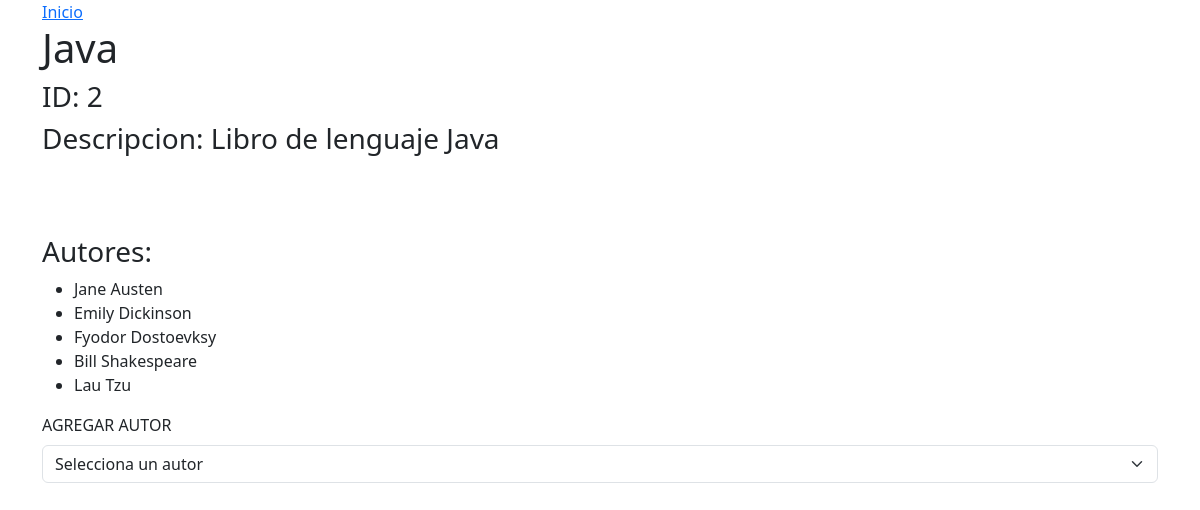
Screenshot of /libro_info/2 with the database file from the repository.
### books_authors_app/models.py (models this page shows, shortened)
class Book(models.Model):
    title = models.CharField(max_length=255)
    desc = models.TextField(max_length=255)
    created_at = models.DateTimeField(auto_now_add=True)
    updated_at = models.DateTimeField(auto_now=True)

class Author(models.Model):
    first_name = models.CharField(max_length=255)
    last_name = models.CharField(max_length=255)
    notas = models.TextField(max_length=255)
    books = models.ManyToManyField(Book, related_name="authors")
    created_at = models.DateTimeField(auto_now_add=True)
    updated_at = models.DateTimeField(auto_now=True)
    def __str__(self):
        return f"{self.first_name} {self.last_name} {self.notas}"

### books_authors_app/views.py (the view)
# urls.py: path('libro_info/<int:id>', views.libro_info),
def libro_info(request,id):
    context = {
        'libro1' : Book.objects.get(id=id),
        'libro2' : Author.objects.all(),
    }
    return render(request, 'libros.html', context)

### books_authors_app/templates/libros.html (shortened to what this page needs)
<!DOCTYPE html>
<html lang="en">
<head>
    {% load static %}
    <link rel="stylesheet" href="{% static 'css/main.css' %}">
    {% load bootstrap5 %}
    {% bootstrap_css %}
</head>
<body>
    <div class="container">
        <div class="row">
            <div class="col">
                <a class="page-header text-center" href="/">Inicio</a>
                <h1>{{ libro1.title }}</h1>
                <h3>ID: {{libro1.id }}</h3>
                <h3>Descripcion: {{libro1.desc}}</h3>
            </div>
        </div>
    </div>
    <br>
    <br>
    <br>
    <div class="container">
            <div class="row">
                <div class="col">
                    <h3>Autores:</h3>
                    <ul>
                        {% for autor in libro1.authors.all%}
                            <li>{{autor}}</li>
                        {% endfor %}
                    </ul>
                </div>
            </div>
    </div>
<div class="container">
    <div class="row">
        <div class="col col-sm">
            <div class="mb-3">
                <label for="ingresar_autor" class="form-label"> AGREGAR AUTOR</label>
                <select class="form-select" name="autor">
                    <option select value=""> Selecciona un autor</option>
            </div>
        </div>
    </div>
</div>
</body>
</html>

### rows the page displays
Book: title "Java", id "2", desc "Libro de lenguaje Java"
Author: first_name+last_name+notas "Jane Austen"
Author: first_name+last_name+notas "Emily Dickinson"
Author: first_name+last_name+notas "Fyodor Dostoevksy"
Author: first_name+last_name+notas "Bill Shakespeare"
Author: first_name+last_name+notas "Lau Tzu"
